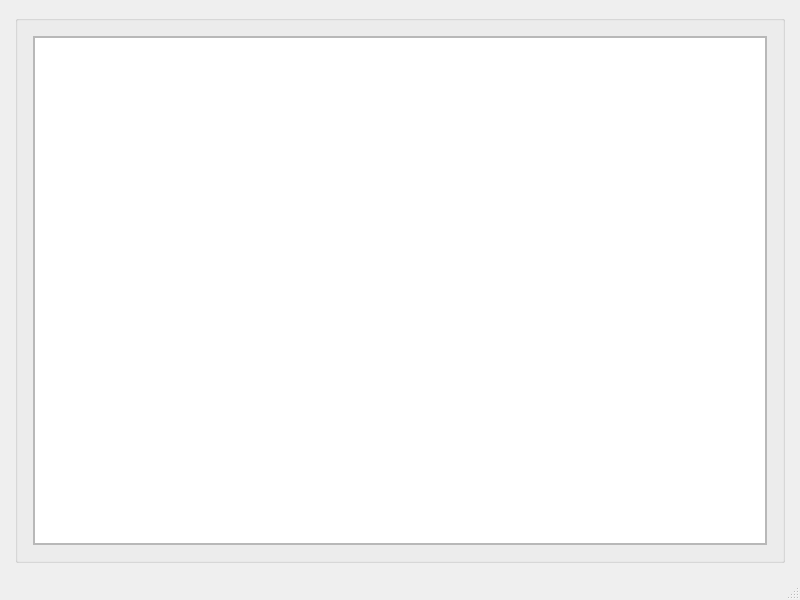
<?xml version="1.0" encoding="UTF-8"?>
<ui version="4.0">
 <class>MainWindow</class>
 <widget class="QMainWindow" name="MainWindow">
  <property name="geometry">
   <rect>
    <x>0</x>
    <y>0</y>
    <width>800</width>
    <height>600</height>
   </rect>
  </property>
  <property name="windowTitle">
   <string>MainWindow</string>
  </property>
  <widget class="QWidget" name="centralwidget">
   <layout class="QGridLayout" name="gridLayout_2">
    <property name="leftMargin">
     <number>15</number>
    </property>
    <property name="topMargin">
     <number>15</number>
    </property>
    <property name="rightMargin">
     <number>15</number>
    </property>
    <property name="bottomMargin">
     <number>15</number>
    </property>
    <property name="spacing">
     <number>0</number>
    </property>
    <item row="0" column="0">
     <widget class="QGroupBox" name="groupBox">
      <property name="title">
       <string/>
      </property>
      <layout class="QGridLayout" name="gridLayout_3">
       <property name="leftMargin">
        <number>15</number>
       </property>
       <property name="topMargin">
        <number>15</number>
       </property>
       <property name="rightMargin">
        <number>15</number>
       </property>
       <property name="bottomMargin">
        <number>15</number>
       </property>
       <property name="spacing">
        <number>0</number>
       </property>
       <item row="0" column="0">
        <widget class="QScrollArea" name="scrollArea">
         <property name="minimumSize">
          <size>
           <width>0</width>
           <height>0</height>
          </size>
         </property>
         <property name="maximumSize">
          <size>
           <width>16777215</width>
           <height>16777215</height>
          </size>
         </property>
         <property name="widgetResizable">
          <bool>true</bool>
         </property>
         <widget class="QWidget" name="scrollAreaWidgetContents">
          <property name="geometry">
           <rect>
            <x>0</x>
            <y>0</y>
            <width>736</width>
            <height>493</height>
           </rect>
          </property>
          <layout class="QGridLayout" name="gridLayout">
           <property name="leftMargin">
            <number>0</number>
           </property>
           <property name="topMargin">
            <number>0</number>
           </property>
           <property name="rightMargin">
            <number>0</number>
           </property>
           <property name="bottomMargin">
            <number>0</number>
           </property>
           <property name="spacing">
            <number>0</number>
           </property>
           <item row="0" column="0">
            <widget class="QTextBrowser" name="textBrowser"/>
           </item>
          </layout>
         </widget>
        </widget>
       </item>
      </layout>
     </widget>
    </item>
   </layout>
  </widget>
  <widget class="QMenuBar" name="menubar">
   <property name="geometry">
    <rect>
     <x>0</x>
     <y>0</y>
     <width>800</width>
     <height>22</height>
    </rect>
   </property>
  </widget>
  <widget class="QStatusBar" name="statusbar"/>
 </widget>
 <resources/>
 <connections/>
</ui>
